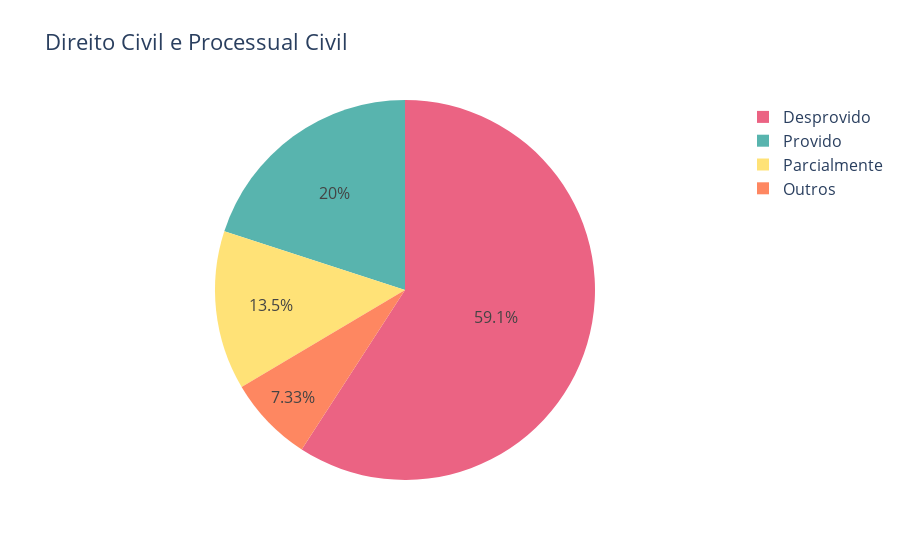

Write notebook code for a chart like this one.
### Code cell
labels = counts_decision.index
values = counts_decision.values

fig = go.Figure(data=[go.Pie(labels=labels, values=values, marker_colors=colors)])
fig.update_layout(
    title="Direito Civil e Processual Civil",
    font=dict(
        size=16,
    )
)
fig.show()

### Figure 1 — Plotly figure (JSON) as saved in the notebook; plotly's stock layout.template omitted (floating-point values rounded to 4 significant figures)
{"data": [{"labels": ["Desprovido", "Provido", "Parcialmente", "Outros"], "marker": {"colors": ["#eb6383", "#58b4ae", "#ffe277", "#fe8761"]}, "type": "pie", "values": [3495, 1182, 799, 433]}], "layout": {"font": {"size": 16}, "title": {"text": "Direito Civil e Processual Civil"}}}
